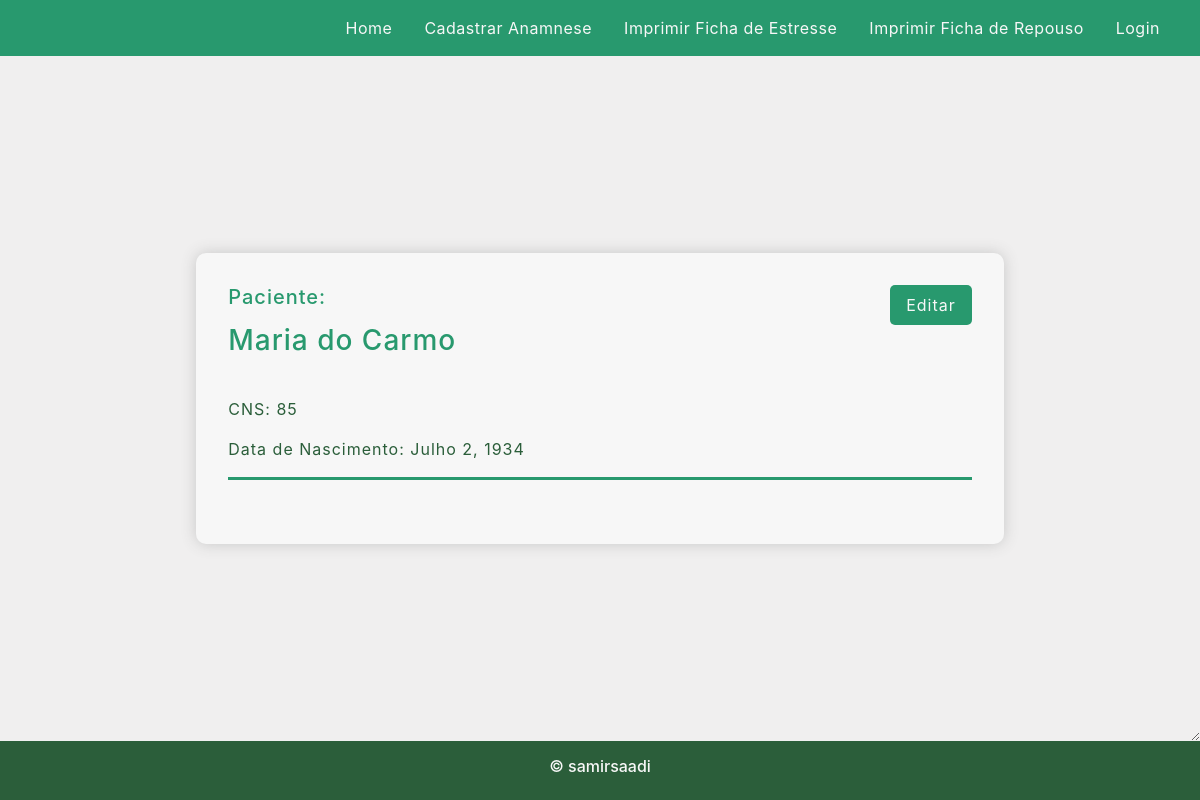
Screenshot of /paciente/85/ with the database file from the repository.
### anamneses/models.py (models this page shows, shortened)
class Paciente(models.Model):
    cns = models.CharField(max_length=30, primary_key=True)
    nome = models.CharField(max_length=255, null=True, blank=True)
    data_nascimento = models.DateField(null=True, blank=True)
    data_cadastro = models.DateTimeField(auto_now_add=True, null=True)
    @property
    def pode_criar_anamnese(self):
        anamnese = self.anamnese_set.last()
        if anamnese:
            return not anamnese.pode_editar
        return True

### anamneses/views.py (the view)
# urls.py: path('paciente/<str:cns>/', views.paciente, name='paciente'),
def paciente(request, cns):
    paciente = Paciente.objects.get(cns=cns)
    anamneses = paciente.anamnese_set.all().order_by('-data_cadastro')
    anamnese_atual = anamneses.first()
    context = {
        'anamnese_atual': anamnese_atual,
        'anamneses': anamneses[1:],
        'paciente': paciente,
    }
    return render(request, 'anamneses/paciente_file.html', context)

### anamneses/templates/anamneses/paciente_file.html (shortened to what this page needs)
{% extends 'anamneses/main.html' %} {% block content %}
<div class="content">
  {% include 'anamneses/paciente_info.html' with file=True%}
</div>
{% endblock content %}

### anamneses/templates/anamneses/paciente_info.html
<div class="edit-btn-box">
    {% if file %}
        <a class="edit-button" href="{% url 'editar_paciente' paciente.cns %}">Editar</a>
    {% endif %}
    <h5>Paciente:</h5>
    {% if not file %}
        <a href="{% url 'paciente' paciente.cns %}"><h3 class="paciente-nome">{{ paciente.nome }}</h3></a>
    {% else %}
        <h3>{{ paciente.nome }}</h3>
    {% endif %}
</div>
<br>
<div class="container-info primary">
    <div class="info-label">CNS: {{ paciente.cns }}</div>
    <div class="info-label">Data de Nascimento: {{ paciente.data_nascimento|date }}</div>
</div>

### static/css/main.css (style rules this page uses)
body { display: grid; height: 100vh; grid-template-rows: auto 1fr auto; margin: 0; padding: 0; }
.content { padding: 2rem; border-radius: 10px; box-shadow: 0 0 15px #c7c7c7; background: #f7f7f7; text-align: center; width: clamp(50ch, 70vw, 80ch); display: flex; flex-direction: column; }
.content .container-info { text-align: left; margin-bottom: 2rem; color: #2b5e3a; letter-spacing: 1px; }
.content .container-info.primary { border-bottom: 3px solid #28996e; }
.info-label { margin-bottom: 1rem; display: flex; }
.content h2, h3, h5 { text-align: left; color: #28996e; margin-bottom: 15px; letter-spacing: 1px; }
.form-submit, .login-submit, .action-btn, .edit-button { background: #28996e; border-radius: 5px; color: #ffffff; padding: 8px 16px; float: right; margin-top: 15px; letter-spacing: 1px; }
.edit-btn-box { display: block; justify-content: center; }
.edit-btn-box a { text-decoration: none; color: #f7f7f7; margin: 0px; }

### rows the page displays
Paciente: nome "Maria do Carmo", cns "85", data_nascimento "Julho 2, 1934"
